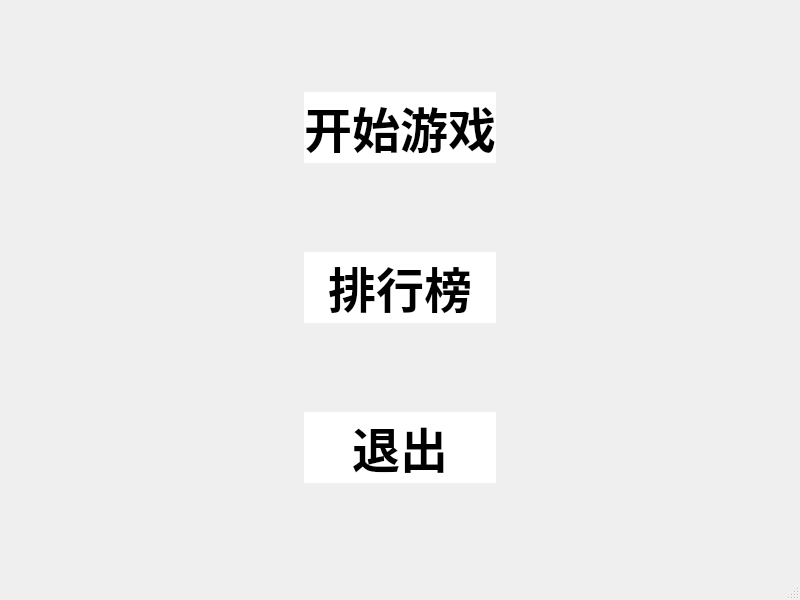
<?xml version="1.0" encoding="UTF-8"?>
<ui version="4.0">
 <class>MainWindow</class>
 <widget class="QMainWindow" name="MainWindow">
  <property name="geometry">
   <rect>
    <x>0</x>
    <y>0</y>
    <width>800</width>
    <height>600</height>
   </rect>
  </property>
  <property name="windowTitle">
   <string>MainWindow</string>
  </property>
  <widget class="QWidget" name="centralwidget">
   <layout class="QHBoxLayout" name="horizontalLayout">
    <item>
     <spacer name="horizontalSpacer">
      <property name="orientation">
       <enum>Qt::Horizontal</enum>
      </property>
      <property name="sizeHint" stdset="0">
       <size>
        <width>779</width>
        <height>20</height>
       </size>
      </property>
     </spacer>
    </item>
    <item>
     <layout class="QVBoxLayout" name="verticalLayout">
      <item>
       <widget class="QPushButton" name="pushButton">
        <property name="font">
         <font>
          <family>Adobe Devanagari</family>
          <pointsize>36</pointsize>
          <weight>75</weight>
          <bold>true</bold>
          <underline>false</underline>
          <strikeout>false</strikeout>
         </font>
        </property>
        <property name="autoFillBackground">
         <bool>false</bool>
        </property>
        <property name="styleSheet">
         <string notr="true">QPushButton { background-color: rgb(255, 255, 255);border:0px solid ; color: rgb(0, 0, 0); } QPushButton:hover { color: rgb(245, 69, 234); }</string>
        </property>
        <property name="text">
         <string>开始游戏</string>
        </property>
       </widget>
      </item>
      <item>
       <widget class="QPushButton" name="pushButton_2">
        <property name="font">
         <font>
          <family>Adobe Devanagari</family>
          <pointsize>36</pointsize>
          <weight>75</weight>
          <bold>true</bold>
         </font>
        </property>
        <property name="styleSheet">
         <string notr="true">QPushButton { background-color: rgb(255, 255, 255);border:0px solid ; color: rgb(0, 0, 0); } QPushButton:hover { color: rgb(245, 69, 234); }</string>
        </property>
        <property name="text">
         <string>排行榜</string>
        </property>
       </widget>
      </item>
      <item>
       <widget class="QPushButton" name="pushButton_3">
        <property name="font">
         <font>
          <family>Adobe Devanagari</family>
          <pointsize>36</pointsize>
          <weight>75</weight>
          <bold>true</bold>
         </font>
        </property>
        <property name="styleSheet">
         <string notr="true">QPushButton { background-color: rgb(255, 255, 255);border:0px solid ; color: rgb(0, 0, 0); } QPushButton:hover { color: rgb(245, 69, 234); }</string>
        </property>
        <property name="text">
         <string>退出</string>
        </property>
       </widget>
      </item>
     </layout>
    </item>
    <item>
     <spacer name="horizontalSpacer_2">
      <property name="orientation">
       <enum>Qt::Horizontal</enum>
      </property>
      <property name="sizeHint" stdset="0">
       <size>
        <width>779</width>
        <height>20</height>
       </size>
      </property>
     </spacer>
    </item>
   </layout>
  </widget>
  <widget class="QMenuBar" name="menubar">
   <property name="geometry">
    <rect>
     <x>0</x>
     <y>0</y>
     <width>800</width>
     <height>23</height>
    </rect>
   </property>
  </widget>
  <widget class="QStatusBar" name="statusbar"/>
 </widget>
 <resources/>
 <connections/>
</ui>
